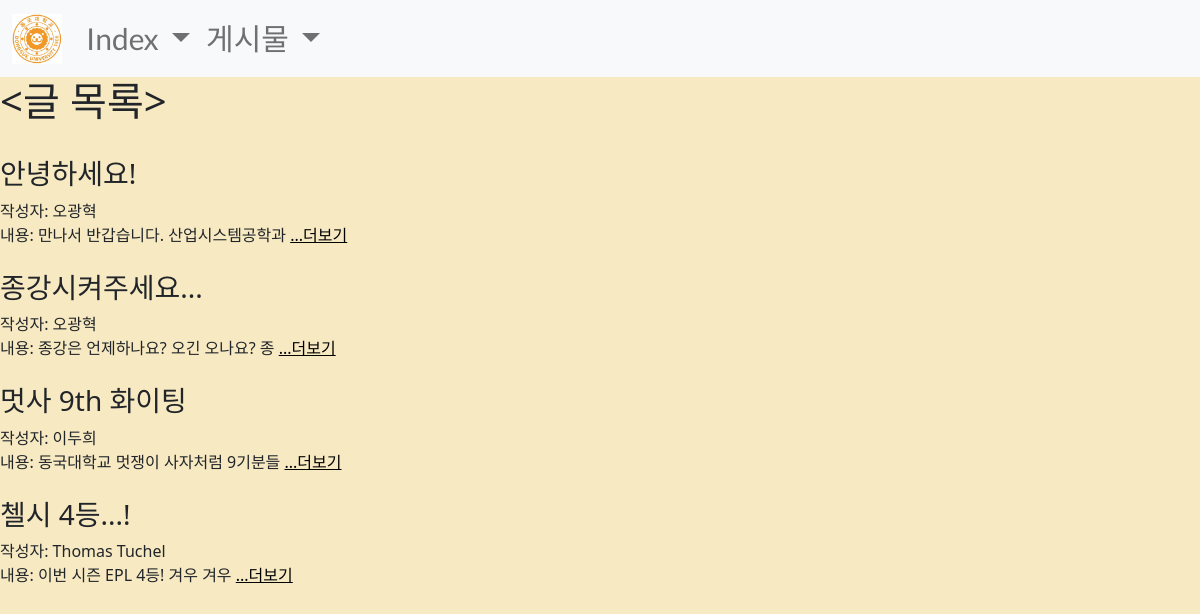
/posts/, run on an earlier commit of the app's database.
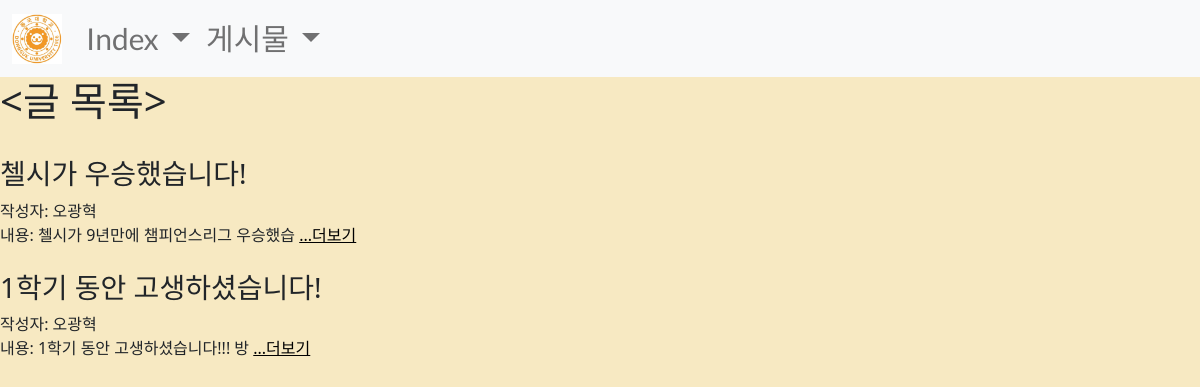
And on a later commit of the database.
### main/models.py (models this page shows, shortened)
class Post(models.Model):
    title = models.CharField(max_length=200)
    writer = models.CharField(max_length=100)
    pub_date = models.DateTimeField()
    body = models.TextField()
    image = models.ImageField(upload_to = 'post/',blank = True, null = True)
    def summary(self):
        return self.body[:20]

### main/views.py (the view)
# urls.py: path('posts/', posts, name="posts"),
def posts(request):
    posts = Post.objects.all()
    return render(request, 'main/posts.html', {'posts': posts})

### main/templates/main/posts.html
{% extends 'base.html' %}
{% load static %}
{% block content %}
    <h1>&#60;글 목록&#62;</h1><br>
    {% for post in posts%}
    <div>
    <h3>{{post.title}}</h3>
    작성자: {{post.writer}}<br>
    내용: {{post.summary}}
    <a class='write' href = "{%url 'main:detail' post.id%}">...더보기</a><br><br>
    </div>
    {% endfor %}
{% endblock %}

### sns_project/templates/base.html (shortened to what this page needs)
<!DOCTYPE html>
{% load static %}
<html lang="en">
<head>
    <link href="https://cdn.jsdelivr.net/npm/bootstrap@5.0.0-beta3/dist/css/bootstrap.min.css" rel="stylesheet">
    <link rel="stylesheet" href="{% static 'css/home.css'%}">
    <link rel="stylesheet" href="{% static 'css/who.css'%}">
    <link rel="stylesheet" href="{% static 'css/what.css'%}">
    <link rel="stylesheet" href="{% static 'css/future.css'%}">
</head>
<body>
    {% include 'shared/_navbar.html' %}
    <div>
        {% block content %}
        {% endblock %}
    </div>
</body>
</html>

### sns_project/templates/shared/_navbar.html (shortened to what this page needs)
{% load static %}
<nav class="navbar navbar-expand-lg navbar-light bg-light">
  <div class="container-fluid">
    <a class="navbar-brand" href="http://www.dgulion.com/" target="_blank">
        <img src="{% static 'images/image01.jpg'%}" width='50px' height='50px'>
    </a>
    <div class="collapse navbar-collapse" id="navbarNavDropdown">
      <ul class="navbar-nav">
        <li class="nav-item dropdown">
          <a class="nav-link dropdown-toggle" href="#" id="navbarDropdownMenuLink" role="button" data-bs-toggle="dropdown" aria-expanded="false">
            Index
          </a>
        </li>
        <li class="nav-item dropdown">
          <a class="nav-link dropdown-toggle" href="#" id="navbarDropdown" role="button" data-bs-toggle="dropdown" aria-expanded="false">
            게시물
          </a>
        </li>
      </ul>
    </div>
  </div>
</nav>

### sns_project/static/css/home.css (style rules this page uses)
body { background-color:rgb(247, 233, 194); }
li { font-family: 'Lato', sans-serif; font-size:30px; }

### sns_project/static/css/what.css (style rules this page uses)
li { font-family: 'Lato', sans-serif; font-size:30px; }

### sns_project/static/css/future.css (style rules this page uses)
a:link { color:black; }

What changed in the data, as far as the page shows it:
removed Post: title "종강시켜주세요...", writer "오광혁", summary "종강은 언제하나요? 오긴 오나요? 종"
removed Post: title "멋사 9th 화이팅", writer "이두희", summary "동국대학교 멋쟁이 사자처럼 9기분들"
removed Post: title "첼시 4등...!", writer "Thomas Tuchel", summary "이번 시즌 EPL 4등! 겨우 겨우"
changed Post: title "안녕하세요!" → "첼시가 우승했습니다!"; summary "만나서 반갑습니다. 산업시스템공학과" → "첼시가 9년만에 챔피언스리그 우승했습"
added Post: title "1학기 동안 고생하셨습니다!", writer "오광혁", summary "1학기 동안 고생하셨습니다!!! 방"
